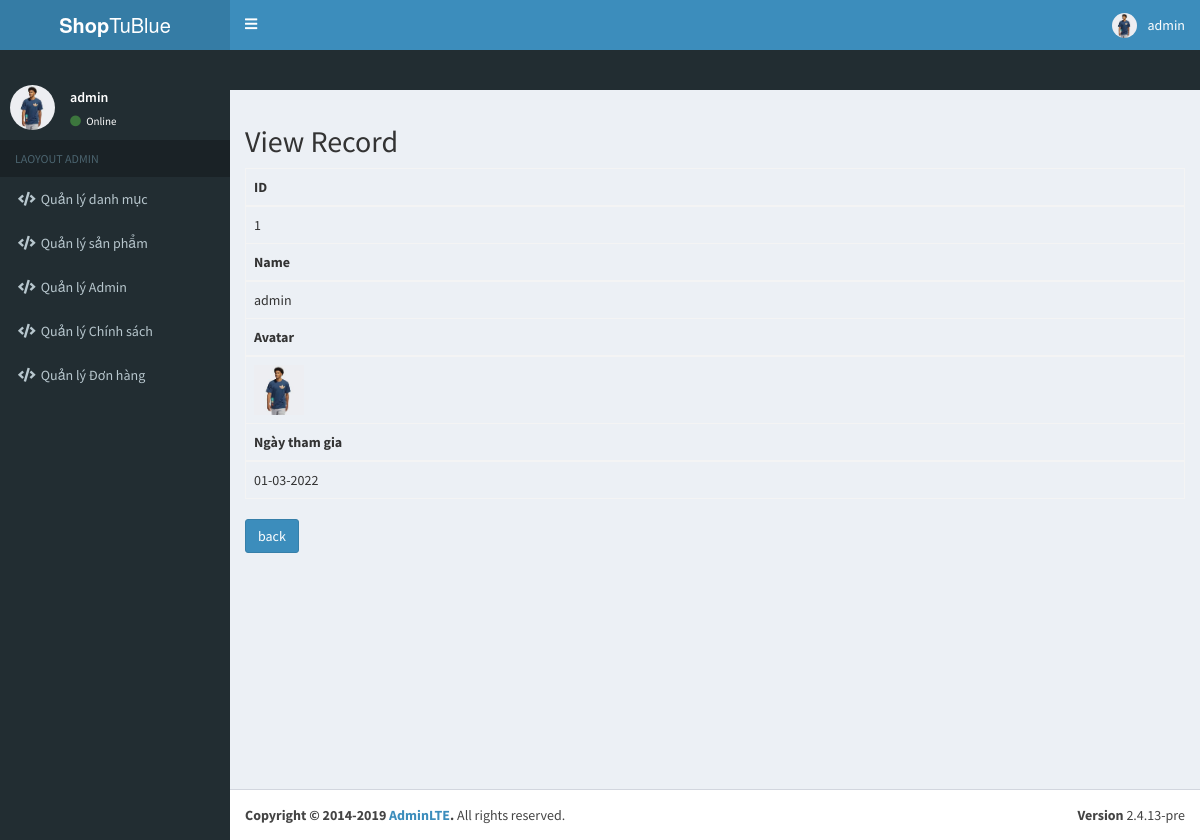
The page /Backend/index.php?controller=user&action=detail&id=1 (signed in) on the database its author committed.
### tables this page shows
CREATE TABLE `users` (
  `id` int(11) NOT NULL,
  `name` varchar(255) NOT NULL,
  `avatar` varchar(255) NOT NULL,
  `password` text DEFAULT NULL,
  `updated_at` datetime DEFAULT current_timestamp(),
  `created_at` timestamp NOT NULL DEFAULT current_timestamp()
);

### Backend/controllers/Controller.php (called while the page is built, shortened)
<?php
class Controller {
    public function render($view_path,$variables=[]){
        extract($variables);
        require_once "$view_path";
        $render_view = ob_get_clean();
        return $render_view;
    }
}

### Backend/controllers/UserController.php (called while the page is built, shortened)
<?php
require_once "controllers/Controller.php";
require_once "models/User.php";
class UserController extends Controller {
    public function detail(){
        $id = $_GET['id'];
        $user_model = new User();
        $product = $user_model->getOne($id);
        $this->content = $this->render("views/users/detail.php",['product'=>$product]);
        require_once "views/layouts/main.php";
    }
}

### Backend/index.php (called while the page is built, shortened)
    <?php
$action = isset($_GET['action'])? $_GET['action'] : "index";
$obj = new $controller;
$obj->$action();

### Backend/models/Model.php (called while the page is built, shortened)
<?php
class Model{
     public function __construct(){
         try {
             $this->connection = new PDO(Database::DB_DSN,Database::DB_USERNAME,Database::DB_PASSWORD);
         }catch (Exception $e){
             die("không tồn tại:" . $e->getMessage() );
         }
     }
}

### Backend/models/User.php (called while the page is built, shortened)
<?php
require_once "models/Model.php";
class User extends Model{
    public function getOne($id){
        $sql_delete = $this->connection->prepare("SELECT * FROM users where id=:id");
        $delete = [
            ':id' => $id
        ];
        $sql_delete->execute($delete);
        return $sql_delete->fetch(PDO::FETCH_ASSOC);
    }
}

### Backend/views/users/detail.php (the view)
<h2>View Record</h2>
<table class="table table-bordered" >
    <thead>
    <tr>
        <th>ID</th>
    </tr>
    </thead>
    <tbody>
    <tr>
        <td><?php echo $product['id'];?></td>
    </tr>
    </tbody><thead>
    <tr>
        <th>Name</th>
    </tr>
    </thead>
    <tbody>
    <tr>
        <td><?php echo $product['name'];?></td>
    </tr>
    </tbody>
    <thead>
    <tr>
        <th>Avatar</th>
    </tr>
    </thead>
    <tbody>
    <tr>
        <td>
            <?php if (!empty($product['avatar'])):?>
                <img src="assets/uploads/<?php echo $product['avatar'];?>" height="50">
            <?php endif;?>
        </td>
    </tr>
    </tbody>
    <thead>
    <tr>
        <th>Ngày tham gia</th>
    </tr>
    </thead>
    <tbody>
    <tr>
        <td><?php echo date('d-m-Y',strtotime($product['created_at']));?></td>
    </tr>
    </tbody>
</table>
<form method="post" action="">
    <input type="submit" name="submit" value="back" class="btn btn-primary">
</form>

### Backend/assets/css/style.css (style rules this page uses)
:root { --success: green; --error: rgb(253, 16, 16); --success-light: rgba(0, 128, 0, 0.4); --error-light: rgba(243, 16, 16, 0.4); }

### rows shown on the page
users: id "1", name "admin", avatar (picture), created_at "01-03-2022"

### other values the page prints
$username "admin"
